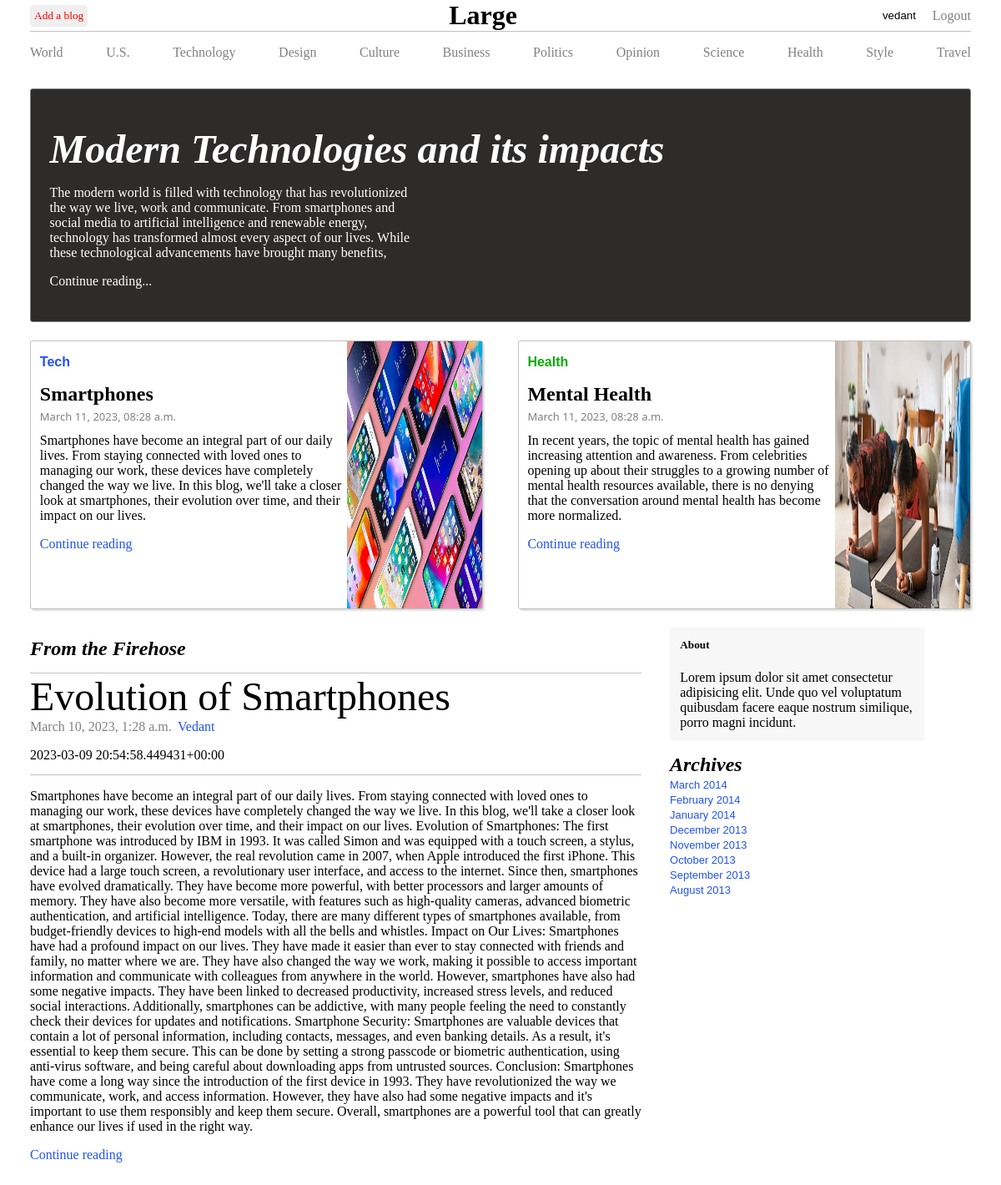
The app's page / (signed in) with its own data.
### blog/models.py (models this page shows, shortened)
class Post(models.Model):
    title = models.CharField(max_length=100)
    content = models.TextField()
    short_content = models.TextField()
    image = CloudinaryField(blank=False)
    created_at = models.DateTimeField(auto_now_add=True)
    author = models.CharField('Name',max_length=25)

### blog/views.py (the view, shortened to what this page needs)
# urls.py: path('', views.post_list, name='post_list'),
@login_required
def post_list(request):
    posts = Post.objects.all().order_by('-created_at')
    posts = Post.objects.all().order_by('-created_at')[:20]
    form = PostForm()
    return render(request, 'blog-main-page.html', {'posts': posts})

### templates/blog-main-page.html (shortened to what this page needs)
<!DOCTYPE html>
<html lang="en">
<head>
    {% load static %}
    <link rel="stylesheet" href="{% static 'css/style.css' %}">
</head>
<body>
<nav id="main-nav">
    <div class="main-nav-content">
        <a href="{% url 'addblog' %}"><button class="subscribe"> Add a blog</button></a>
        <p class="nav-heading">Large</p>
        <div class="main-right-nav">
            <button class="signup">{{ user }} &nbsp; &nbsp;</button>
            <div class="logout"><a href="{% url 'logout' %}">Logout</a></div>
        </div>
    </div>
</nav>
<nav id="sub-nav">
    <a href="World"><p class="nav2">World</p></a>
    <a href="us"><p class="nav2">U.S.</p></a>
    <a href="Technology"><p class="nav2">Technology</p></a>
    <a href="Design"><p class="nav2">Design</p></a>
    <a href="Culture"><p class="nav2">Culture</p></a>
    <a href="Business"><p class="nav2">Business</p></a>
    <a href="Politics"><p class="nav2">Politics</p></a>
    <a href="Opinion"><p class="nav2">Opinion</p></a>
    <a href="Science"><p class="nav2">Science</p></a>
    <a href="Health"><p class="nav2">Health</p></a>
    <a href="Style"><p class="nav2">Style</p></a>
    <a href="Travel"><p class="nav2">Travel</p></a>
</nav>
    <div class="content">
        <section class="post_form">
    <br>
    <div class="main_content">
        <section class="title-box">
            <p class="sec1-title">Modern Technologies and its impacts</p>
            <p class="sec1-info">The modern world is filled with technology that has revolutionized the way we live,
                work and communicate. From smartphones and social media to artificial intelligence and renewable energy,
                technology has transformed almost every aspect of our lives. While these technological advancements have brought
                 many benefits,</p>
            <a href="/"><p class="sec1-cont">Continue reading...</p></a>
        </section>
        <section class="cards">
            <div class="two-cards">
                <div class="card1">
                    <div class="card-body">
                        <p class="sub-title1">Tech</p>
                        <p class="card-title">Smartphones</p>
                        <p class="card-date">March 11, 2023, 08:28 a.m.</p>
                        <p class="card-info">Smartphones have become an integral part of our daily lives. From staying connected
                            with loved ones to managing our work, these devices have completely changed the way we live.
                             In this blog, we'll take a closer look at smartphones, their evolution over time, and their impact on our lives.</p>
                             <p class="card-cont">Continue reading</p>
                    </div>
                    <img class="card1img" src="{% static 'img/phones.jpg' %}" alt="" class="thmb">
                </div>
                <div class="card1">
                    <div class="card-body">
                        <p class="sub-title2">Health</p>
                        <p class="card-title">Mental Health</p>
                        <p class="card-date">March 11, 2023, 08:28 a.m.</p>
                        <p class="card-info">In recent years, the topic of mental health has gained increasing attention and awareness.
                            From celebrities opening up about their struggles to a growing number of mental health resources available,
                            there is no denying that the conversation around mental health has become more normalized.</p>
                        <p class="card-cont">Continue reading</p>
                    </div>
                    <img class="card2img" src="{% static 'img/exercise.jpeg'%}" alt="" class="thmb">
                </div>
            </div>
        </section>
        {% for post in posts %}
        <section class="blog">
            <div class="left-blog">
                <p class="small-title">From the Firehose</p>
                <p class="blog-title">{{ post.title }}</p>
                <div class="date-name">
                    <p class="date">{{ post.created_at }}</p>
                    <p class="name">{{ post.author }}</p>
                </div>
                <p class="blog-info">{{ post.short_content }}</p>
                <p class="blog-desc">{{ post.content }}</p>
                <a href="/blog/{{post.id}}/"><p class="card-cont">Continue reading</p></a>
            </div>
        {% endfor %}
        <div class="about">
            <div class="about-sec">
                <h5 class="about-title">About</h5>
                <p class="about-info">Lorem ipsum dolor sit amet consectetur adipisicing elit. Unde quo vel voluptatum quibusdam facere eaque nostrum similique, porro magni incidunt.</p>
            </div>
            <div class="archive">
                <p class="archive-title">Archives</p>
                <p class="month">March 2014</p>
                <p class="month">February 2014</p>
                <p class="month">January 2014</p>
                <p class="month">December 2013</p>
                <p class="month">November 2013</p>
                <p class="month">October 2013</p>
                <p class="month">September 2013</p>
                <p class="month">August 2013</p>
            </div>
        </div>
    </section>
    </div>
    </div>
</body>
</html>

### static/css/style.css (style rules this page uses)
body { margin: 0 3%; padding: 0; }
.main-nav-content { display: flex; justify-content: space-between; align-items: center; border-bottom: 1px solid silver; }
.subscribe { font-family: Poppins; color: red; padding: 5px; border-radius: 4px; border: none; }
.signup { padding: 5px; border-radius: 3px; background: white; border: none; }
.main-right-nav { display: flex; align-items: center; }
.nav-heading { font-size: xx-large; margin: 0; font-weight: 600; }
#sub-nav { display: flex; justify-content: space-between; align-items: center; }
a { text-decoration: none; color: gray; }
.nav2 { font-family: 'Poppins'; }
.title-box { border: 1px solid gray; background: #2e2b2b; padding: 2%; margin-bottom: 2%; border-radius: 3px; }
.sec1-title { color: white; margin: 2% 0 1% 0; font-size: xxx-large; font-weight: 600; font-style: italic; font-family: 'Merriweather', serif; }
.sub-title1 { font-family: 'Franklin Gothic Medium', 'Arial Narrow', Arial, sans-serif; font-weight: 600; color: #2152f3; }
.sub-title2 { font-family: 'Franklin Gothic Medium', 'Arial Narrow', Arial, sans-serif; font-weight: 600; color: rgb(13, 170, 13); }
.sec1-info { color: white; width: 40%; }
.sec1-cont { color: white; }
.two-cards { display: flex; justify-content: space-between; }
.card1 { display: flex; border: 1px solid silver; width: 48%; box-shadow: 2px 2px 2px #dfdfdf; border-radius: 3px; height: 40vh; }
.card-title { margin: 0 0 1% 0; font-size: x-large; font-weight: 600; }
.card-date { font-family: system-ui; color: gray; font-size: small; margin: 0 0 3% 0; }
.card-info { margin: 0 0 1% 0; }
.card-body { width: 70%; padding: 0 0 0 2%; }
.card-cont { color: #2152f3; }
img.card1img { width: 30%; }
img.card2img { width: 30%; }
.blog { display: flex; }
.small-title { border-bottom: 1px solid silver; margin: 0; font-size: x-large; padding: 0 0 2% 0; font-style: italic; font-weight: 600; }
.date-name { display: flex; }
.date { margin: 0 1% 0 0; color: grey; }
.name { margin: 0; color: #2152f3; }
.blog-info { border-bottom: 1px solid silver; padding: 0 0 2% 0; }
.left-blog { width: 65%; padding: 3% 3% 3% 0; }
.blog-title { margin: 0; font-size: xxx-large; }
.about-sec { background-color: #f7f7f7; }
.about-title { padding: 4% 4% 0 4%; }
.about-info { padding: 0 4% 4% 4%; }
.archive-title { font-size: x-large; font-weight: 600; font-style: italic; margin: 0 0 1% 0; }
.month { margin: 0 0 1% 0; font-family: 'Franklin Gothic Medium', 'Arial Narrow', Arial, sans-serif; font-size: small; color: #2152f3; }
.about { width: 27%; }

### records on screen
Post: title "Evolution of Smartphones", created_at "March 10, 2023, 1:28 a.m.", author "Vedant", short_content "2023-03-09 20:54:58.449431+00:00", content "Smartphones have become an integral part of our daily lives. From staying connected with loved ones to managing our work, these devices have completely changed the way we live. In this blog, we'll take a closer look at smartphones, their evolution over time, and their impact on our lives. Evolution of Smartphones: The first smartphone was introduced by IBM in 1993. It was called Simon and was equipped with a touch screen, a stylus, and a built-in organizer. However, the real revolution came in 2007, when Apple introduced the first iPhone. This device had a large touch screen, a revolutionary user interface, and access to the internet. Since then, smartphones have evolved dramatically. They…"

### other values on screen
{{ user }} "vedant"
